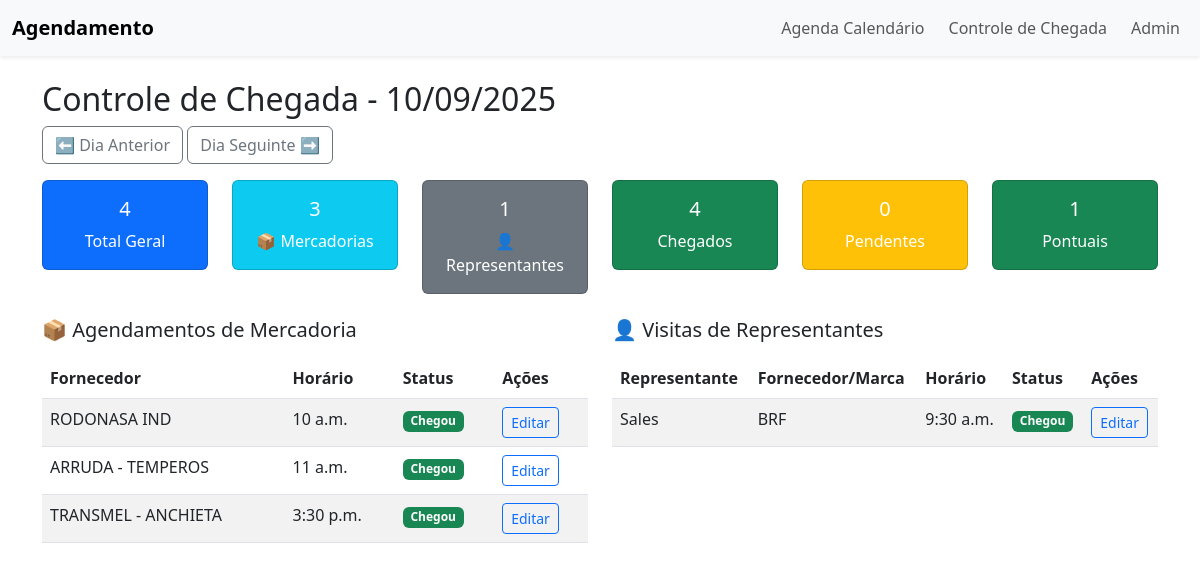
The app's page /agenda/controle-chegada/?dia=2025-09-10 with its own data.
### agenda/models.py (models this page shows, shortened)
class Agendamento(models.Model):
    fornecedor = models.CharField(max_length=255)
    data_agendada = models.DateField()
    hora_agendada = models.TimeField()
    compareceu = models.BooleanField(default=False, verbose_name="Fornecedor compareceu?")
    hora_entrada_real = models.DateTimeField(null=True, blank=True, verbose_name="Hora de entrada real")
    observacoes = models.TextField(blank=True, null=True, verbose_name="Observações adicionais")
    @property
    def status_pontualidade(self):
        if not self.compareceu or not self.hora_entrada_real:
            return "Não compareceu"
        hora_prevista = timezone.make_aware(
            timezone.datetime.combine(self.data_agendada, self.hora_agendada)
        )
        diferenca_minutos = (self.hora_entrada_real - hora_prevista).total_seconds() / 60
        if abs(diferenca_minutos) <= 5:  # Tolerância de 5 minutos
            return "Pontual"
        elif diferenca_minutos > 5:
            return "Atrasado"
        else:
            return "Adiantado"

class AgendamentoRepresentante(models.Model):
    nome_representante = models.CharField(max_length=255, verbose_name="Nome do Representante")
    fornecedor_marca = models.CharField(max_length=255, verbose_name="Fornecedor/Marca")
    data_agendada = models.DateField(verbose_name="Data da Visita")
    hora_agendada = models.TimeField(verbose_name="Horário da Visita")
    comprador_responsavel = models.CharField(max_length=255, verbose_name="Comprador Responsável")
    compareceu = models.BooleanField(default=False, verbose_name="Representante compareceu?")
    hora_entrada_real = models.DateTimeField(null=True, blank=True, verbose_name="Hora de entrada real")
    observacoes = models.TextField(blank=True, null=True, verbose_name="Observações adicionais")
    @property
    def status_pontualidade(self):
        if not self.compareceu or not self.hora_entrada_real:
            return "Não compareceu"
        hora_prevista = timezone.make_aware(
            timezone.datetime.combine(self.data_agendada, self.hora_agendada)
        )
        diferenca_minutos = (self.hora_entrada_real - hora_prevista).total_seconds() / 60
        if abs(diferenca_minutos) <= 5:  # Tolerância de 5 minutos
            return "Pontual"
        elif diferenca_minutos > 5:
            return "Atrasado"
        else:
            return "Adiantado"

### agenda/views.py (the view)
# urls.py: path("controle-chegada/", views.controle_chegada, name="controle_chegada"),
def controle_chegada(request):
    dia_param = request.GET.get("dia")
    if dia_param:
        dia_atual = date.fromisoformat(dia_param)
    else:
        dia_atual = date.today()
    agendamentos = Agendamento.objects.filter(data_agendada=dia_atual).order_by('hora_agendada')
    representantes = AgendamentoRepresentante.objects.filter(data_agendada=dia_atual).order_by('hora_agendada')
    total_agendamentos = agendamentos.count()
    total_representantes = representantes.count()
    total_geral = total_agendamentos + total_representantes
    chegados_agendamentos = agendamentos.filter(compareceu=True).count()
    chegados_representantes = representantes.filter(compareceu=True).count()
    total_chegados = chegados_agendamentos + chegados_representantes
    pendentes_agendamentos = total_agendamentos - chegados_agendamentos
    pendentes_representantes = total_representantes - chegados_representantes
    total_pendentes = pendentes_agendamentos + pendentes_representantes
    pontuais_agendamentos = 0
    atrasados_agendamentos = 0
    adiantados_agendamentos = 0
    for agendamento in agendamentos.filter(compareceu=True, hora_entrada_real__isnull=False):
        if agendamento.status_pontualidade == 'Pontual':
            pontuais_agendamentos += 1
        elif agendamento.status_pontualidade == 'Atrasado':
            atrasados_agendamentos += 1
        elif agendamento.status_pontualidade == 'Adiantado':
            adiantados_agendamentos += 1
    pontuais_representantes = 0
    atrasados_representantes = 0
    adiantados_representantes = 0
    for representante in representantes.filter(compareceu=True, hora_entrada_real__isnull=False):
        if representante.status_pontualidade == 'Pontual':
            pontuais_representantes += 1
        elif representante.status_pontualidade == 'Atrasado':
            atrasados_representantes += 1
        elif representante.status_pontualidade == 'Adiantado':
            adiantados_representantes += 1
    total_pontuais = pontuais_agendamentos + pontuais_representantes
    total_atrasados = atrasados_agendamentos + atrasados_representantes
    total_adiantados = adiantados_agendamentos + adiantados_representantes
    ChegadaDiaria.objects.update_or_create(
        data=dia_atual,
        defaults={
            "total_agendamentos": total_agendamentos,
            "total_chegados": chegados_agendamentos,
            "total_pendentes": pendentes_agendamentos,
            "total_pontuais": pontuais_agendamentos,
            "total_atrasados": atrasados_agendamentos,
            "total_adiantados": adiantados_agendamentos,
            "total_representantes": total_representantes,
            "total_representantes_chegados": chegados_representantes
        }
    )
    dia_anterior = dia_atual - timedelta(days=1)
    dia_seguinte = dia_atual + timedelta(days=1)
    return render(request, "agenda/controle_chegada.html", {
        "agendamentos": agendamentos,
        "representantes": representantes,
        "dia_atual": dia_atual,
        "dia_anterior": dia_anterior,
        "dia_seguinte": dia_seguinte,
        "total_agendamentos": total_agendamentos,
        "total_representantes": total_representantes,
        "total_geral": total_geral,
        "total_chegados": total_chegados,
        "total_pendentes": total_pendentes,
        "total_pontuais": total_pontuais,
        "total_atrasados": total_atrasados,
        "total_adiantados": total_adiantados
    })

### agenda/templates/agenda/controle_chegada.html (shortened to what this page needs)
{% extends "base.html" %}
{% block content %}
<h2>Controle de Chegada - {{ dia_atual|date:"d/m/Y" }}</h2>
<div class="mb-3">
    <a href="?dia={{ dia_anterior|date:'Y-m-d' }}" class="btn btn-outline-secondary">⬅ Dia Anterior</a>
    <a href="?dia={{ dia_seguinte|date:'Y-m-d' }}" class="btn btn-outline-secondary">Dia Seguinte ➡</a>
</div>
<div class="row mb-4">
    <div class="col-md-2">
        <div class="card bg-primary text-white">
            <div class="card-body text-center">
                <h5 class="card-title">{{ total_geral }}</h5>
                <p class="card-text">Total Geral</p>
            </div>
        </div>
    </div>
    <div class="col-md-2">
        <div class="card bg-info text-white">
            <div class="card-body text-center">
                <h5 class="card-title">{{ total_agendamentos }}</h5>
                <p class="card-text">📦 Mercadorias</p>
            </div>
        </div>
    </div>
    <div class="col-md-2">
        <div class="card bg-secondary text-white">
            <div class="card-body text-center">
                <h5 class="card-title">{{ total_representantes }}</h5>
                <p class="card-text">👤 Representantes</p>
            </div>
        </div>
    </div>
    <div class="col-md-2">
        <div class="card bg-success text-white">
            <div class="card-body text-center">
                <h5 class="card-title">{{ total_chegados }}</h5>
                <p class="card-text">Chegados</p>
            </div>
        </div>
    </div>
    <div class="col-md-2">
        <div class="card bg-warning text-white">
            <div class="card-body text-center">
                <h5 class="card-title">{{ total_pendentes }}</h5>
                <p class="card-text">Pendentes</p>
            </div>
        </div>
    </div>
    <div class="col-md-2">
        <div class="card bg-success text-white">
            <div class="card-body text-center">
                <h5 class="card-title">{{ total_pontuais }}</h5>
                <p class="card-text">Pontuais</p>
            </div>
        </div>
    </div>
</div>
<div class="row">
    <div class="col-md-6">
        <h5 class="mb-3">📦 Agendamentos de Mercadoria</h5>
        <table class="table table-striped">
        <thead>
        <tr>
            <th>Fornecedor</th>
            <th>Horário</th>
            <th>Status</th>
            <th>Ações</th>
        </tr>
        </thead>
        <tbody>
        {% for agendamento in agendamentos %}
        <tr>
            <td>{{ agendamento.fornecedor }}</td>
            <td>{{ agendamento.hora_agendada }}</td>
            <td>
                {% if agendamento.compareceu %}
                    <span class="badge bg-success">Chegou</span>
                {% else %}
                    <span class="badge bg-warning">Pendente</span>
                {% endif %}
            </td>
            <td>
                {% if not agendamento.compareceu %}
                <a href="{% url 'agenda:registrar_chegada' agendamento.id %}" class="btn btn-success btn-sm">Registrar</a>
                {% else %}
                <a href="{% url 'agenda:registrar_chegada' agendamento.id %}" class="btn btn-outline-primary btn-sm">Editar</a>
                {% endif %}
            </td>
        </tr>
        {% empty %}
        <tr><td colspan="4" class="text-center">Nenhum agendamento de mercadoria</td></tr>
        {% endfor %}
        </tbody>
        </table>
    </div>
    <div class="col-md-6">
        <h5 class="mb-3">👤 Visitas de Representantes</h5>
        <table class="table table-striped">
        <thead>
        <tr>
            <th>Representante</th>
            <th>Fornecedor/Marca</th>
            <th>Horário</th>
            <th>Status</th>
            <th>Ações</th>
        </tr>
        </thead>
        <tbody>
        {% for representante in representantes %}
        <tr>
            <td>{{ representante.nome_representante }}</td>
            <td>{{ representante.fornecedor_marca }}</td>
            <td>{{ representante.hora_agendada }}</td>
            <td>
                {% if representante.compareceu %}
                    <span class="badge bg-success">Chegou</span>
                {% else %}
                    <span class="badge bg-warning">Pendente</span>
                {% endif %}
            </td>
            <td>
                {% if not representante.compareceu %}
                <a href="{% url 'agenda:registrar_chegada_representante' representante.id %}" class="btn btn-success btn-sm">Registrar</a>
                {% else %}
                <a href="{% url 'agenda:registrar_chegada_representante' representante.id %}" class="btn btn-outline-primary btn-sm">Editar</a>
                {% endif %}
            </td>
        </tr>
        {% empty %}
        <tr><td colspan="5" class="text-center">Nenhuma visita de representante</td></tr>
        {% endfor %}
        </tbody>
        </table>
    </div>
</div>
{% endblock %}

### records on screen
Agendamento: fornecedor "RODONASA IND", hora_agendada "10 a.m.", compareceu "Chegou"
Agendamento: fornecedor "ARRUDA - TEMPEROS", hora_agendada "11 a.m.", compareceu "Chegou"
Agendamento: fornecedor "TRANSMEL - ANCHIETA", hora_agendada "3:30 p.m.", compareceu "Chegou"
AgendamentoRepresentante: nome_representante "Sales", fornecedor_marca "BRF", hora_agendada "9:30 a.m.", compareceu "Chegou"

### other values on screen
{{ dia_atual|date:"d/m/Y" }} "10/09/2025"
{{ total_geral }} "4"
{{ total_agendamentos }} "3"
{{ total_representantes }} "1"
{{ total_chegados }} "4"
{{ total_pendentes }} "0"
{{ total_pontuais }} "1"
